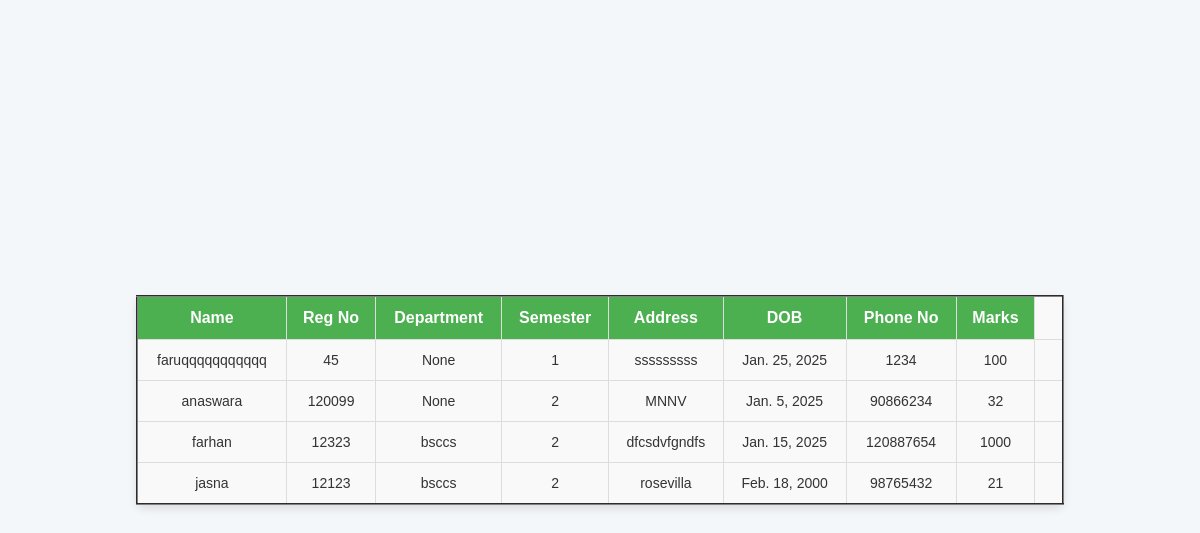
Screenshot of /marklist with the database file from the repository.
### administrator/models.py (models this page shows)
class StudentTable(models.Model):
    LOGINID = models.ForeignKey(logintable, on_delete=models.CASCADE, blank=True, null=True)
    studentname = models.CharField(max_length=30, null=True,blank=True)
    department=models.CharField(max_length=30,null=True,blank=True)
    email=models.CharField(max_length=30,null=True,blank=True)
    phoneno=models.BigIntegerField(null=True,blank=True)
    dob=models.DateField(null=True,blank=True)
    address=models.CharField(max_length=30,null=True,blank=True)
    semester=models.IntegerField(null=True,blank=True)

class logintable(models.Model):
    username=models.CharField(max_length=30, null=True,blank=True)
    password=models.CharField(max_length=30, null=True,blank=True)
    type=models.CharField(max_length=30, null=True,blank=True)
    status=models.CharField(max_length=30, null=True,blank=True)

class markupTable(models.Model):
    FACULTY=models.ForeignKey(facultyTable, on_delete=models.CASCADE)
    mark=models.CharField(null=True, max_length=100,blank=True)
    STUDENT=models.ForeignKey(StudentTable, on_delete=models.CASCADE)
    date = models.DateTimeField(auto_now_add=True)

### administrator/views.py (the view)
# urls.py: path("marklist",marklistPage.as_view(), name="marklist"),
class marklistPage(View):
    def get(self, request):
        students = StudentTable.objects.all()
        for student in students:
            mark_entry = markupTable.objects.filter(STUDENT=student).first()  # Assuming one entry per student
            if mark_entry:
                student.mark = mark_entry.mark  # Assign mark to student object
            else:
                student.mark = None  # If no marks are found
        return render(request, "faculty/marklist.html", {'students': students})

### templates/faculty/marklist.html (shortened to what this page needs)
{% load static %}
<html lang="en">
<head>
    <link rel="stylesheet" href="{% static 'css/style.css' %}">
</head>
<body class="bo">
    <table border="2">
        <tr>
            <th>Name</th>
            <th>Reg No</th>
            <th>Department</th>
            <th>Semester</th>
            <th>Address</th>
            <th>DOB</th>
            <th>Phone No</th>
            <th>Marks</th>
            <td></td>
        </tr>
        {% for student in students %}
            <tr>
                <td>{{ student.studentname }}</td>
                <td>{{ student.LOGINID.password }}</td>
                <td>{{ student.department }}</td>
                <td>{{ student.semester }}</td>
                <td>{{ student.address }}</td>
                <td>{{ student.dob }}</td>
                <td>{{ student.phoneno }}</td>
                <td>{{ student.mark }}</td>
                <td>
                </td>
            </tr>
        {% endfor %}
    </table>
</body>
</html>

### static/css/style.css (style rules this page uses)
* { margin: 0; padding: 0; box-sizing: border-box; }
body { font-family: 'Arial', sans-serif; background-color: #f7f7f7; padding: 20px; }
.bo { display: flex; justify-content: center; align-items: center; height: 100vh; flex-direction: column; }
table { width: 80%; border-collapse: collapse; margin: 20px auto; box-shadow: 0 4px 8px rgba(0, 0, 0, 0.1); background-color: #fff; border-radius: 8px; }
th, td { padding: 12px; text-align: center; border: 1px solid #ddd; font-size: 14px; color: #333; }
th { background-color: #4CAF50; color: white; font-size: 16px; font-weight: bold; }
td { background-color: #f9f9f9; }
body { font-family: Arial, sans-serif; background-color: #f4f7fa; display: flex; justify-content: center; align-items: center; }

### rows the page displays
StudentTable: studentname "faruqqqqqqqqqqq", LOGINID.password "45", department "None", semester "1", address "sssssssss", dob "Jan. 25, 2025", phoneno "1234", mark "100"
StudentTable: studentname "anaswara", LOGINID.password "120099", department "None", semester "2", address "MNNV", dob "Jan. 5, 2025", phoneno "90866234", mark "32"
StudentTable: studentname "farhan", LOGINID.password "12323", department "bsccs", semester "2", address "dfcsdvfgndfs", dob "Jan. 15, 2025", phoneno "120887654", mark "1000"
StudentTable: studentname "jasna", LOGINID.password "12123", department "bsccs", semester "2", address "rosevilla", dob "Feb. 18, 2000", phoneno "98765432", mark "21"
